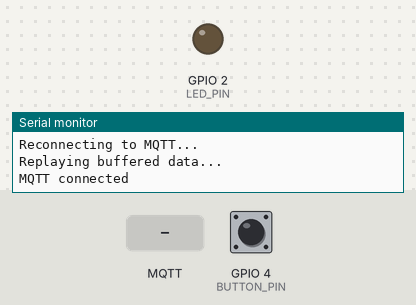
Recording of a sketch running on a simulated ESP32-S3. On the bench: output pins drawn as LEDs (lit = HIGH), the last lines printed to the serial monitor. The test bench sets the inputs (shaded band); at power-on: GPIO 4 (BUTTON_PIN) HIGH. WiFi joins after 1.5 s; servers stay silent unless stated; storage starts empty; random numbers use the default seed unless the sketch sets one; no MQTT or app messages arrive unless stated; not simulated (calls return 0 or success): secrets.h.

Above: at 3.2 s.
3.3 s: GPIO 4 (BUTTON_PIN) pulled LOW for 0.15 s
At 5.0 s:
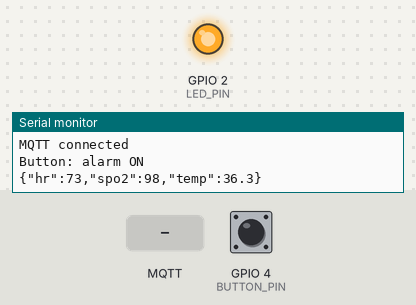
6.6 s: GPIO 4 (BUTTON_PIN) pulled LOW for 1 s
At 7.6 s:
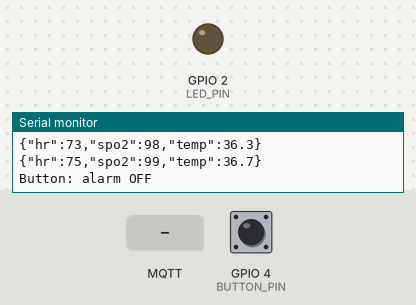
9.1 s: GPIO 4 (BUTTON_PIN) pulled LOW for 3.2 s
At 10.7 s:
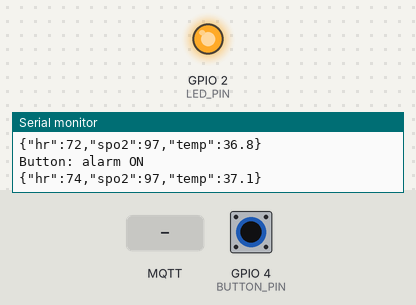
13.8 s: MQTT message "ALARM_OFF" arrives on the first subscribed topic
At 15.6 s:
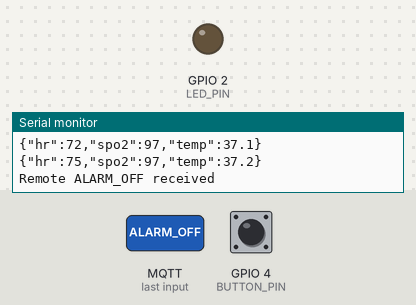
Timing chart, 0 to 16.7 s (numbered marks = the images above; inputs shaded):
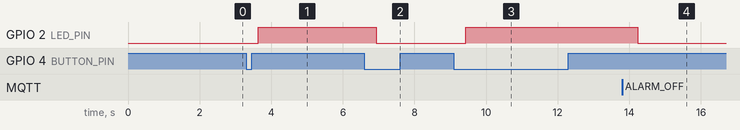

The sketch:

SmartPatientMonitor.ino
```cpp
/*
 * SmartPatientMonitor - ESP32-S3 Firmware
 */

#include <WiFi.h>
#include <PubSubClient.h>
#include <ArduinoJson.h>
#include <FS.h>
#include <SPIFFS.h>

#include "secrets.h"  // WiFi credentials (not committed to GitHub)

// ================= MQTT =================
const char* mqtt_server = "broker.hivemq.com";
const int   mqtt_port   = 1883;

// ================= Pins =================
const int LED_PIN    = 2;
const int BUTTON_PIN = 4;

// ================= Vitals =================
int hr = 75;
int spo2 = 98;
float temp = 37.0;

// ================= Thresholds =================
const int CRITICAL_HR   = 120;
const int CRITICAL_SPO2 = 92;
const int NORMAL_HR_MIN = 60;
const int NORMAL_HR_MAX = 100;
const int NORMAL_SPO2_MIN = 95;
const float NORMAL_TEMP_MAX = 38.0;

// ================= Power =================
#define ENABLE_DEEP_SLEEP 0
const unsigned long STABLE_SLEEP_MS = 10000;

volatile bool criticalCondition = false;
bool spiffsAvailable = false;

// ================= FreeRTOS =================
TaskHandle_t sensorTaskHandle = NULL;
TaskHandle_t networkTaskHandle = NULL;
TaskHandle_t alertTaskHandle = NULL;

WiFiClient espClient;
PubSubClient client(espClient);

// ================= Helpers =================
void saveToBuffer(const char* payload) {
  if (!spiffsAvailable) return;
  File file = SPIFFS.open("/buffer.txt", FILE_APPEND);
  if (file) {
    file.println(payload);
    file.close();
  }
}

void replayBuffer() {
  if (!spiffsAvailable) return;
  File file = SPIFFS.open("/buffer.txt", FILE_READ);
  if (!file) return;
  Serial.println("Replaying buffered data...");
  while (file.available()) {
    String line = file.readStringUntil('\n');
    line.trim();
    if (line.length() > 0 && client.connected()) {
      // Route messages to the correct topic based on prefix
      if (line.startsWith("ALERT:")) {
        String alertMsg = line.substring(6); // Remove "ALERT:"
        client.publish("patient/alert", alertMsg.c_str());
      } else {
        client.publish("patient/sensor", line.c_str());
      }
      delay(50);
    }
  }
  file.close();
  SPIFFS.remove("/buffer.txt");
}

void publishVitals() {
  StaticJsonDocument<128> doc;
  doc["hr"]   = hr;
  doc["spo2"] = spo2;
  doc["temp"] = temp;
  char payload[128];
  serializeJson(doc, payload);

  if (client.connected()) {
    client.publish("patient/sensor", payload);
  } else {
    saveToBuffer(payload);
  }
  Serial.println(payload);
}

void checkThresholds() {
  if (hr > CRITICAL_HR || spo2 < CRITICAL_SPO2) {
    if (!criticalCondition) {
      criticalCondition = true;
      if (client.connected()) {
        client.publish("patient/alert", "CRITICAL");
      } else {
        saveToBuffer("ALERT:CRITICAL"); // Saved with a prefix for routing later
      }
    }
  }
}

// ================= MQTT Callback =================
void mqttCallback(char* topic, byte* payload, unsigned int length) {
  String cmd = String((char*)payload, length);
  if (cmd == "ALARM_ON") {
    criticalCondition = true;
    Serial.println("Remote ALARM_ON received");
  } else if (cmd == "ALARM_OFF") {
    criticalCondition = false;
    Serial.println("Remote ALARM_OFF received");
  }
}

// ================= Task 1: Sensor =================
void sensorTask(void *pv) {
  while (1) {
    hr   += random(-4, 5);
    hr    = constrain(hr, 50, 140);
    spo2 += random(-2, 3);
    spo2  = constrain(spo2, 90, 100);
    temp += random(-5, 6) / 10.0;
    temp  = constrain(temp, 35.0, 39.5);

    publishVitals();
    checkThresholds();

#if ENABLE_DEEP_SLEEP
    if (!criticalCondition &&
        hr >= NORMAL_HR_MIN && hr <= NORMAL_HR_MAX &&
        spo2 >= NORMAL_SPO2_MIN && temp <= NORMAL_TEMP_MAX) {
      Serial.println("Stable vitals - entering deep sleep 10s");
      esp_sleep_enable_timer_wakeup(STABLE_SLEEP_MS * 1000ULL);
      esp_deep_sleep_start();
    }
#endif

    vTaskDelay(2000 / portTICK_PERIOD_MS);
  }
}

// ================= Task 2: Network =================
void networkTask(void *pv) {
  while (1) {
    if (!client.connected()) {
      Serial.println("Reconnecting to MQTT...");
      if (client.connect("ESP32_SmartPatientMonitor")) {
        client.subscribe("patient/command");
        replayBuffer();
        Serial.println("MQTT connected");
      }
    }
    client.loop();
    vTaskDelay(500 / portTICK_PERIOD_MS);
  }
}

// ================= Task 3: Alert =================
void alertTask(void *pv) {
  bool lastButton = HIGH;
  while (1) {
    digitalWrite(LED_PIN, criticalCondition ? HIGH : LOW);

    bool btn = digitalRead(BUTTON_PIN);
    if (btn == LOW && lastButton == HIGH) {
      criticalCondition = !criticalCondition;
      Serial.println(criticalCondition ? "Button: alarm ON" : "Button: alarm OFF");
      delay(200);
    }
    lastButton = btn;

    vTaskDelay(100 / portTICK_PERIOD_MS);
  }
}

// ================= Setup =================
void setup() {
  Serial.begin(115200);
  delay(500);

  pinMode(LED_PIN, OUTPUT);
  pinMode(BUTTON_PIN, INPUT_PULLUP);
  digitalWrite(LED_PIN, LOW);

  if (!SPIFFS.begin(true)) {
    Serial.println("⚠️ SPIFFS mount failed. Offline buffering disabled.");
    spiffsAvailable = false;
  } else {
    Serial.println("SPIFFS mounted successfully.");
    spiffsAvailable = true;
  }

  Serial.print("Connecting to WiFi");
  WiFi.begin(WIFI_SSID, WIFI_PASSWORD);
  while (WiFi.status() != WL_CONNECTED) {
    delay(500);
    Serial.print(".");
  }
  Serial.println();
  Serial.print("WiFi connected. IP: ");
  Serial.println(WiFi.localIP());

  client.setServer(mqtt_server, mqtt_port);
  client.setCallback(mqttCallback);

  xTaskCreatePinnedToCore(sensorTask,  "SensorTask",  4096, NULL, 1, &sensorTaskHandle,  1);
  xTaskCreatePinnedToCore(networkTask, "NetworkTask", 4096, NULL, 2, &networkTaskHandle, 1);
  xTaskCreatePinnedToCore(alertTask,   "AlertTask",   2048, NULL, 1, &alertTaskHandle,   1);

  Serial.println("FreeRTOS tasks started");
}

// ================= Loop =================
void loop() {
  vTaskDelay(portMAX_DELAY);
}
```

Measured:
- after the input at 3.3 s, GPIO 2 (LED_PIN): LOW → HIGH after 0.33 s
- after the input at 6.6 s, GPIO 2 (LED_PIN): HIGH → LOW after 0.34 s
- after the input at 9.1 s, GPIO 2 (LED_PIN): LOW → HIGH after 0.34 s
- after the input at 13.8 s, GPIO 2 (LED_PIN): HIGH → LOW after 0.44 s
